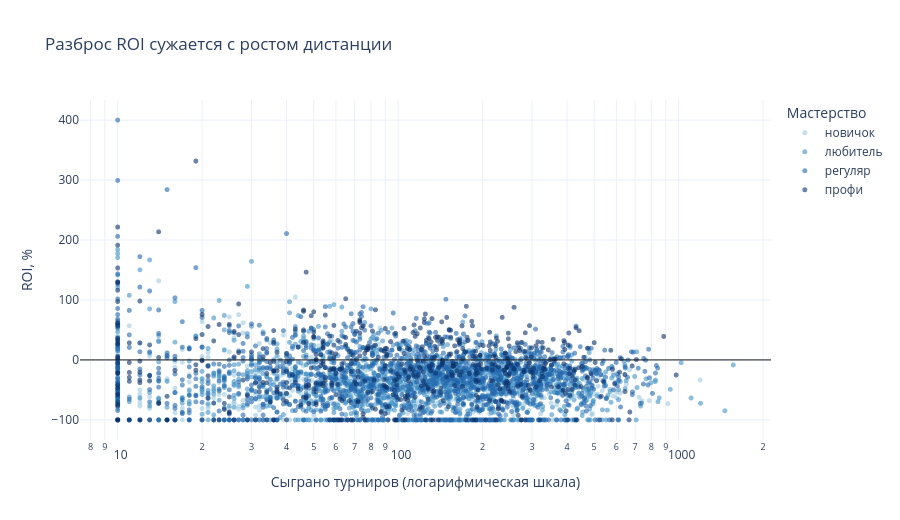

Notebook cell for this chart:
### Markdown cell above
#### График 5. Воронка дисперсии: объём и ROI — *взаимосвязь* (интерактивный)

### Code cell
funnel_df = df.sample(4000, random_state=6401).assign(skill_band=lambda d: d["skill_band"].astype(str))

fig_funnel = px.scatter(
    funnel_df, x="tournaments_played", y="realized_roi", color="skill_band", log_x=True,
    category_orders={"skill_band": ["новичок", "любитель", "регуляр", "профи"]},
    color_discrete_sequence=SKILL_COLORS, opacity=0.6,
    hover_name="player_id",
    hover_data={"skill": ":.2f", "itm_rate": ":.1f", "biggest_cash_x": ":.1f",
                "bankroll_buyins": True, "skill_band": False},
    labels={"tournaments_played": "Сыграно турниров (логарифмическая шкала)", "realized_roi": "ROI, %",
            "skill_band": "Мастерство", "itm_rate": "ITM, %", "biggest_cash_x": "крупнейший занос, x",
            "bankroll_buyins": "банкролл, BI"},
    title="Разброс ROI сужается с ростом дистанции",
    template="plotly_white", height=520,
)
fig_funnel.update_traces(marker={"size": 5})
fig_funnel.add_hline(y=0, line_color="#1b1b1b", line_width=1)
fig_funnel.show()

### Figure 1 — Plotly figure (JSON) as saved in the notebook; plotly's stock layout.template omitted (floating-point values rounded to 4 significant figures; data arrays with more than 128 entries replaced by an {"elided": "..."} marker saying what was removed)
{"data": [{"customdata": {"elided": "624x5 mixed values"}, "hovertemplate": "<b>%{hovertext}</b><br><br>Сыграно турниров (логарифмическая шкала)=%{x}<br>ROI, %=%{y}<br>skill=%{customdata[0]:.2f}<br>ITM, %=%{customdata[1]:.1f}<br>крупнейший занос, x=%{customdata[2]:.1f}<br>банкролл, BI=%{customdata[3]}<extra></extra>", "hovertext": {"elided": "624 str values"}, "legendgroup": "новичок", "marker": {"color": "#9ecae1", "opacity": 0.6, "size": 5, "symbol": "circle"}, "mode": "markers", "name": "новичок", "showlegend": true, "type": "scattergl", "x": {"elided": "624 int values"}, "xaxis": "x", "y": {"elided": "624 float values"}, "yaxis": "y"}, {"customdata": {"elided": "1370x5 mixed values"}, "hovertemplate": "<b>%{hovertext}</b><br><br>Сыграно турниров (логарифмическая шкала)=%{x}<br>ROI, %=%{y}<br>skill=%{customdata[0]:.2f}<br>ITM, %=%{customdata[1]:.1f}<br>крупнейший занос, x=%{customdata[2]:.1f}<br>банкролл, BI=%{customdata[3]}<extra></extra>", "hovertext": {"elided": "1370 str values"}, "legendgroup": "любитель", "marker": {"color": "#4292c6", "opacity": 0.6, "size": 5, "symbol": "circle"}, "mode": "markers", "name": "любитель", "showlegend": true, "type": "scattergl", "x": {"elided": "1370 int values"}, "xaxis": "x", "y": {"elided": "1370 float values"}, "yaxis": "y"}, {"customdata": {"elided": "1415x5 mixed values"}, "hovertemplate": "<b>%{hovertext}</b><br><br>Сыграно турниров (логарифмическая шкала)=%{x}<br>ROI, %=%{y}<br>skill=%{customdata[0]:.2f}<br>ITM, %=%{customdata[1]:.1f}<br>крупнейший занос, x=%{customdata[2]:.1f}<br>банкролл, BI=%{customdata[3]}<extra></extra>", "hovertext": {"elided": "1415 str values"}, "legendgroup": "регуляр", "marker": {"color": "#2166ac", "opacity": 0.6, "size": 5, "symbol": "circle"}, "mode": "markers", "name": "регуляр", "showlegend": true, "type": "scattergl", "x": {"elided": "1415 int values"}, "xaxis": "x", "y": {"elided": "1415 float values"}, "yaxis": "y"}, {"customdata": {"elided": "591x5 mixed values"}, "hovertemplate": "<b>%{hovertext}</b><br><br>Сыграно турниров (логарифмическая шкала)=%{x}<br>ROI, %=%{y}<br>skill=%{customdata[0]:.2f}<br>ITM, %=%{customdata[1]:.1f}<br>крупнейший занос, x=%{customdata[2]:.1f}<br>банкролл, BI=%{customdata[3]}<extra></extra>", "hovertext": {"elided": "591 str values"}, "legendgroup": "профи", "marker": {"color": "#08306b", "opacity": 0.6, "size": 5, "symbol": "circle"}, "mode": "markers", "name": "профи", "showlegend": true, "type": "scattergl", "x": {"elided": "591 int values"}, "xaxis": "x", "y": {"elided": "591 float values"}, "yaxis": "y"}], "layout": {"height": 520, "legend": {"title": {"text": "Мастерство"}, "tracegroupgap": 0}, "shapes": [{"line": {"color": "#1b1b1b", "width": 1}, "type": "line", "x0": 0, "x1": 1, "xref": "x domain", "y0": 0, "y1": 0, "yref": "y"}], "title": {"text": "Разброс ROI сужается с ростом дистанции"}, "xaxis": {"anchor": "y", "domain": [0.0, 1.0], "title": {"text": "Сыграно турниров (логарифмическая шкала)"}, "type": "log"}, "yaxis": {"anchor": "x", "domain": [0.0, 1.0], "title": {"text": "ROI, %"}}}}
